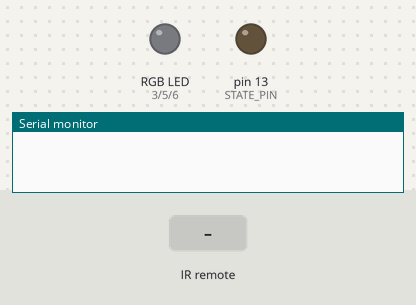
The sketch below on a simulated Arduino Uno, built with avr-gcc and run on an emulated ATmega328P. On the bench: an RGB LED mixed from three pins (HIGH = lit), output pins drawn as LEDs (lit = HIGH), the last lines printed to the serial monitor. The test bench sets the inputs (shaded band).

Above: at 1.2 s.
1.3 s: infrared code 0x1EE18877 received
At 2.4 s:
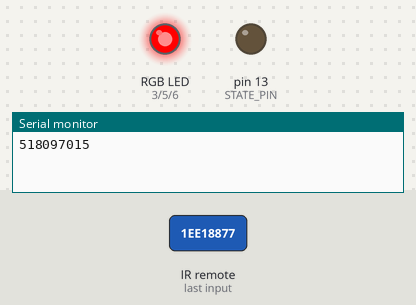
2.9 s: infrared code 0x1EE148B7 received
At 3.6 s:
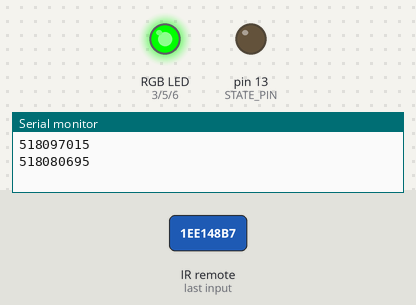
4.5 s: infrared code 0x1EE1C837 received
At 5.8 s:
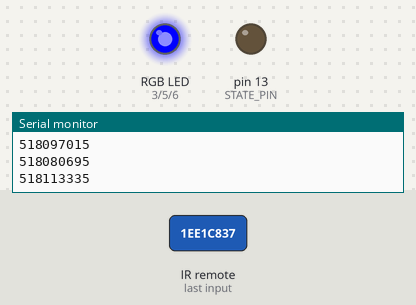
6.1 s: infrared code 0x1EE18877 received
At 7.2 s:
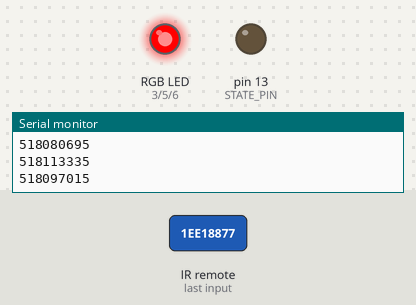
7.7 s: infrared code 0x1EE1C837 received
At 8.4 s:
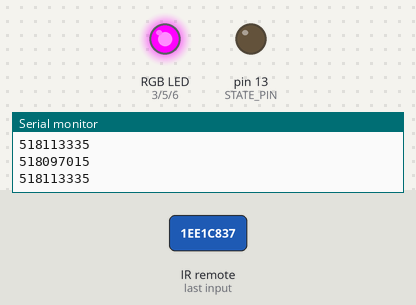
9.3 s: infrared code 0x1EE148B7 received
At 10.8 s:
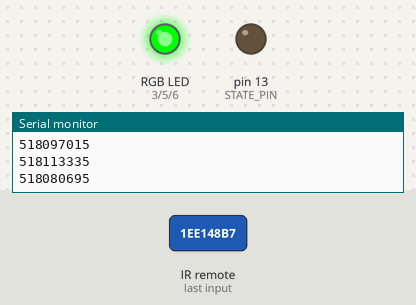
Timing chart, 0 to 11.9 s (numbered marks = the images above; inputs shaded):
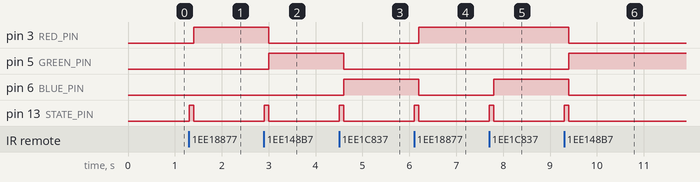

Measured:
- after the input at 1.3 s, pin 3 (RED_PIN): LOW → HIGH after 0.10 s; pin 13 (STATE_PIN): LOW → HIGH at once, → LOW 0.10 s later
- after the input at 2.9 s, pin 3 (RED_PIN): HIGH → LOW after 0.10 s; pin 5 (GREEN_PIN): LOW → HIGH after 0.10 s; pin 13 (STATE_PIN): LOW → HIGH at once, → LOW 0.10 s later
- after the input at 4.5 s, pin 5 (GREEN_PIN): HIGH → LOW after 0.10 s; pin 6 (BLUE_PIN): LOW → HIGH after 0.10 s; pin 13 (STATE_PIN): LOW → HIGH at once, → LOW 0.10 s later
- after the input at 6.1 s, pin 3 (RED_PIN): LOW → HIGH after 0.10 s; pin 6 (BLUE_PIN): HIGH → LOW after 0.10 s; pin 13 (STATE_PIN): LOW → HIGH at once, → LOW 0.10 s later
- after the input at 7.7 s, pin 6 (BLUE_PIN): LOW → HIGH after 0.10 s; pin 13 (STATE_PIN): LOW → HIGH at once, → LOW 0.10 s later
- after the input at 9.3 s, pin 3 (RED_PIN), pin 6 (BLUE_PIN): HIGH → LOW after 0.10 s; pin 5 (GREEN_PIN): LOW → HIGH after 0.10 s; pin 13 (STATE_PIN): LOW → HIGH at once, → LOW 0.10 s later

The sketch:

_8-iot-Infrarot-RGB-LED.ino
```cpp
#include <IRremote.h>

const int RECV_PIN  = 11;
const int STATE_PIN = 13;
const int RED_PIN   = 3;
const int GREEN_PIN = 5;
const int BLUE_PIN  = 6;

IRrecv irrecv(RECV_PIN);

decode_results results;
void setup()
{
  Serial.begin(9600);
  // State LED
  pinMode (STATE_PIN, OUTPUT);
  digitalWrite(STATE_PIN, LOW);

  // RGB LED
  pinMode (RED_PIN, OUTPUT);
  digitalWrite(RED_PIN, LOW);
  pinMode (GREEN_PIN, OUTPUT);
  digitalWrite(GREEN_PIN, LOW);
  pinMode (BLUE_PIN, OUTPUT);
  digitalWrite(BLUE_PIN, LOW);

  // Infrarot Empfaengerdiode
  irrecv.enableIRIn();
}

void loop() {
  if (irrecv.decode(&results)) {

    Serial.println(results.value, DEC);

    switch (results.value) {
      case 518097015:        // 1
        ping();
        digitalWrite(RED_PIN, HIGH);
        digitalWrite(GREEN_PIN, LOW);
        digitalWrite(BLUE_PIN, LOW);
        break;
      case 518080695:        // 2
        ping();
        digitalWrite(RED_PIN, LOW);
        digitalWrite(GREEN_PIN, HIGH);
        digitalWrite(BLUE_PIN, LOW);
        break;
      case 518113335:        // 3
        ping();
        digitalWrite(GREEN_PIN, LOW);
        digitalWrite(GREEN_PIN, LOW);
        digitalWrite(BLUE_PIN, HIGH);
        break;

    }
   irrecv.resume(); // Receive the next value
  }
}

void ping () {
  digitalWrite (STATE_PIN, HIGH);
  delay(100);
  digitalWrite (STATE_PIN, LOW);
}
```
